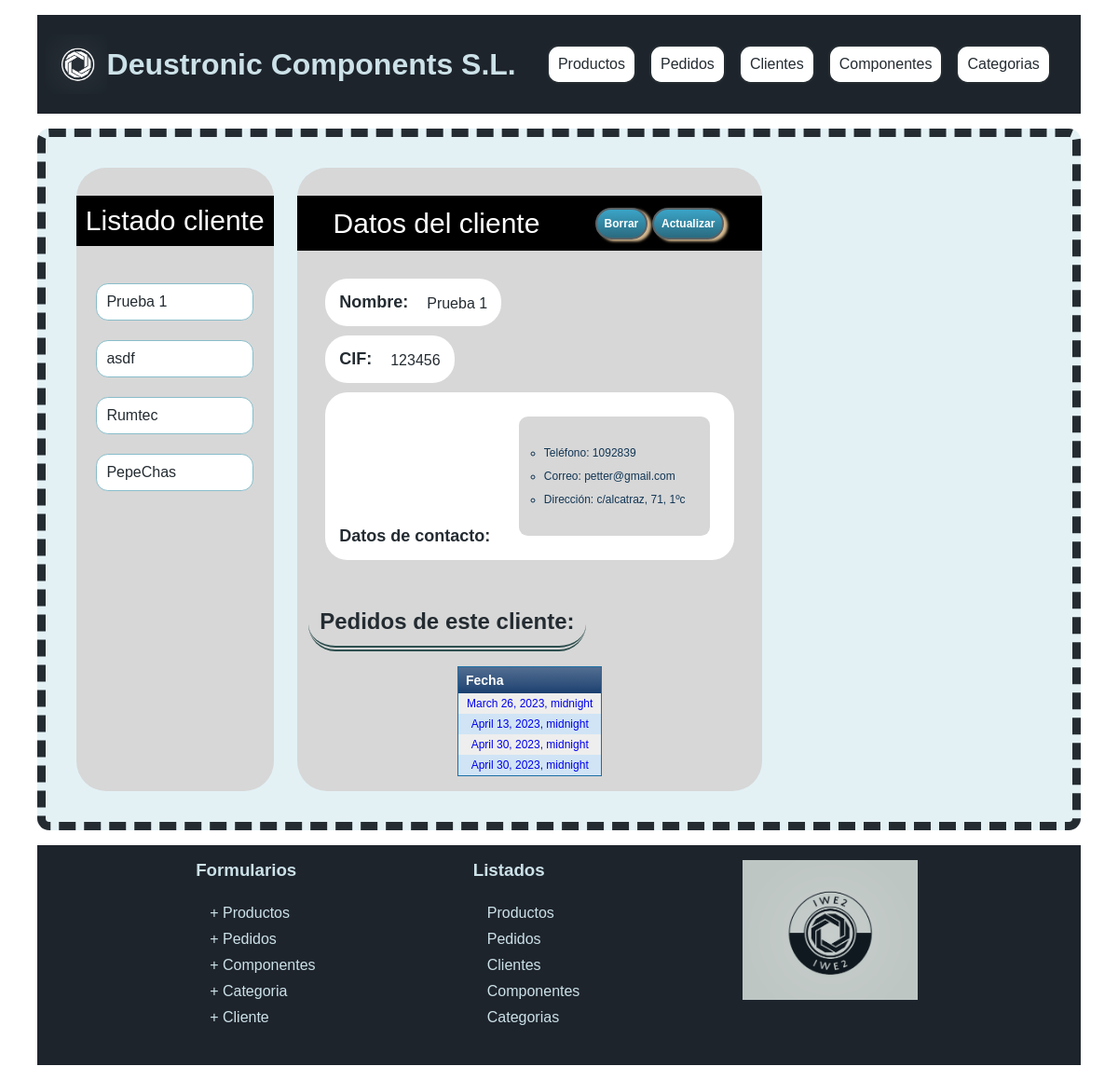
The app's page /appProyecto/clientes/1, older data.
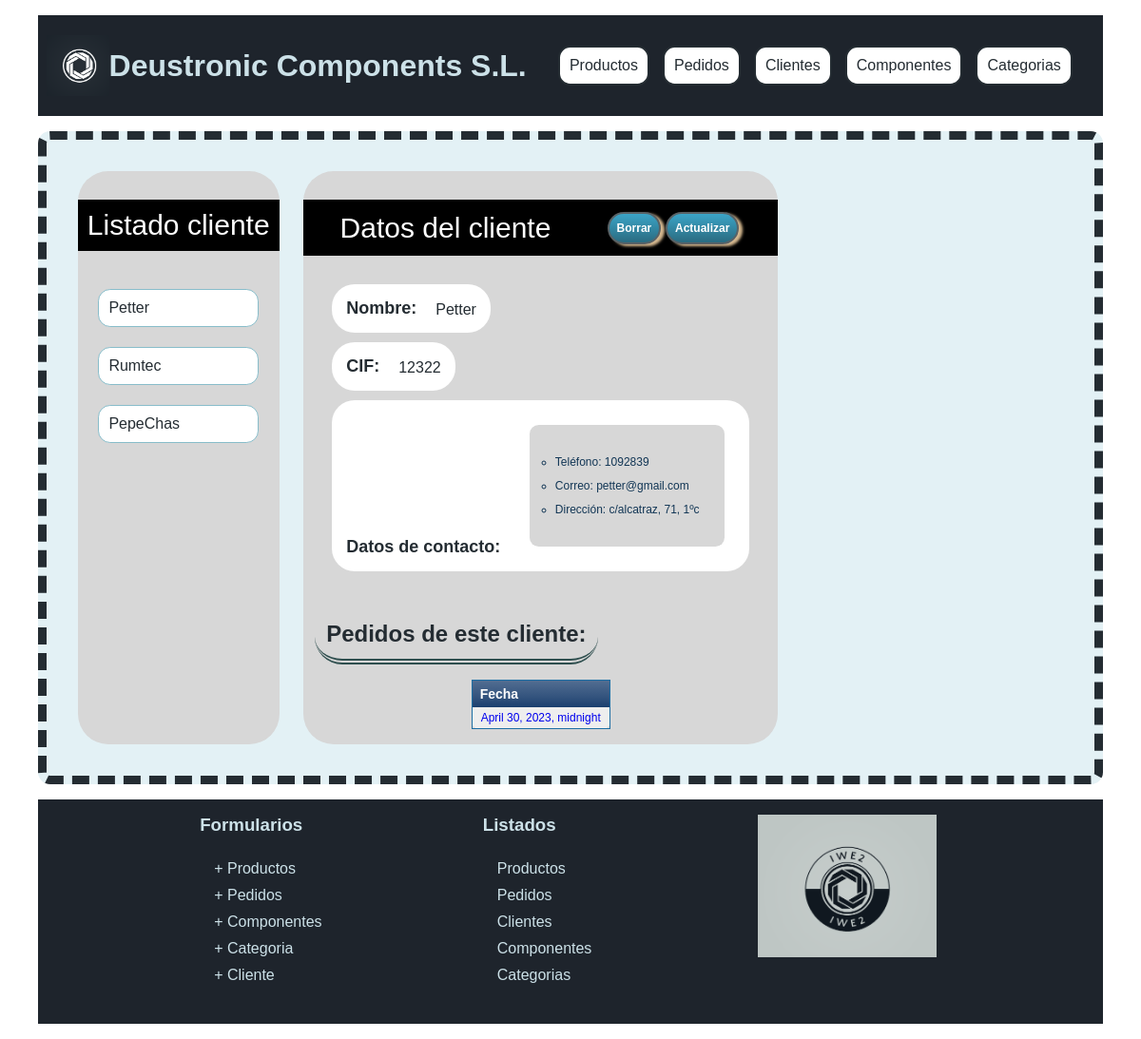
The same page, newer data.
### appProyecto/models.py (models this page shows, shortened)
class Cliente(models.Model):
    cif = models.CharField(max_length=100, unique=True)
    nombre = models.CharField(max_length=100)
    direccion = models.CharField(max_length=200)
    telefono = models.CharField(max_length=30)
    email = models.EmailField(max_length=200)

class Pedido(models.Model):
    id_cliente = models.ForeignKey(Cliente, on_delete=models.CASCADE)
    fecha = models.DateTimeField('Fecha de creacion')
    precio = models.FloatField(default=0)
    producto = models.ManyToManyField(Producto, through="Cantidad")

### appProyecto/views.py (the view)
class ClienteDetailView(DetailView):
    model = Cliente
    def get_context_data(self, **kwargs):
        context = super().get_context_data(**kwargs)
        context['pedidos'] = self.object.pedido_set.all()
        context['listaTodos'] = Cliente.objects.all()
        return context

### appProyecto/templates/appProyecto/cliente_detail.html (shortened to what this page needs)
{% extends "detalle.html" %}
{% block elemListado %} cliente {% endblock %}
{% block urlElemento %}
<a href="{% url 'detalle cliente' p.pk %}">
  <li>{{ p.nombre }}</li>
</a>
{% endblock %}
{% block detalle %}
<div class="tituloProducto">
  Datos del cliente
  <div class="barraBtn">
    <a href="/appProyecto/clientes/{{cliente.id}}/delete/" class="button">
      Borrar
    </a>
    <a href="/appProyecto/clientes/{{cliente.id}}/update/" class="button">
      Actualizar
    </a>
  </div>
</div>
<div class="datosProducto">
  <div class="propiedadProducto">
    <div class="tituloPropiedad">Nombre:</div> {{ cliente.nombre}}
  </div>
  <div class="propiedadProducto">
    <div class="tituloPropiedad">CIF: </div> {{ cliente.cif}}
  </div>
  <div class="propiedadProducto">
    <div class="tituloPropiedad">
      Datos de contacto:</div>
    <div class="lista">
      <ul>
        <li>
          Teléfono: {{ cliente.telefono}}
        </li>
        <li>
          Correo: {{ cliente.email}}
        </li>
        <li>
          Dirección: {{ cliente.direccion}}
        </li>
      </ul>
    </div>
  </div>
</div>
{% if pedidos %}
<h2>Pedidos de este cliente:</h2>
<table class="paleBlueRows">
  <thead>
    <tr>
      <th>Fecha</th>
    </tr>
  </thead>
  <tbody>
    {% for p in pedidos %}
    <tr>
      <td>
        <a href="{% url 'detalle pedido' p.pk %}"> {{ p.fecha }} </a>
      </td>
    </tr>
    {% endfor %}
  </tbody>
</table>
{% else %}
<div class="tituloPropiedad"> NO EXISTE NINGUN PRODUCTO CON ESTE COMPONENTE</div>
{% endif %}
{% endblock %}

Row changes from the older to the newer data that the page shows:
removed Cliente: nombre "asdf"
no longer on this page (row edited): Pedido: fecha "March 26, 2023, midnight"
no longer on this page (row edited): Pedido: fecha "April 13, 2023, midnight"
removed Pedido: fecha "April 30, 2023, midnight"
changed Cliente "petter@gmail.com": nombre "Prueba 1" → "Petter"; cif "123456" → "12322"
